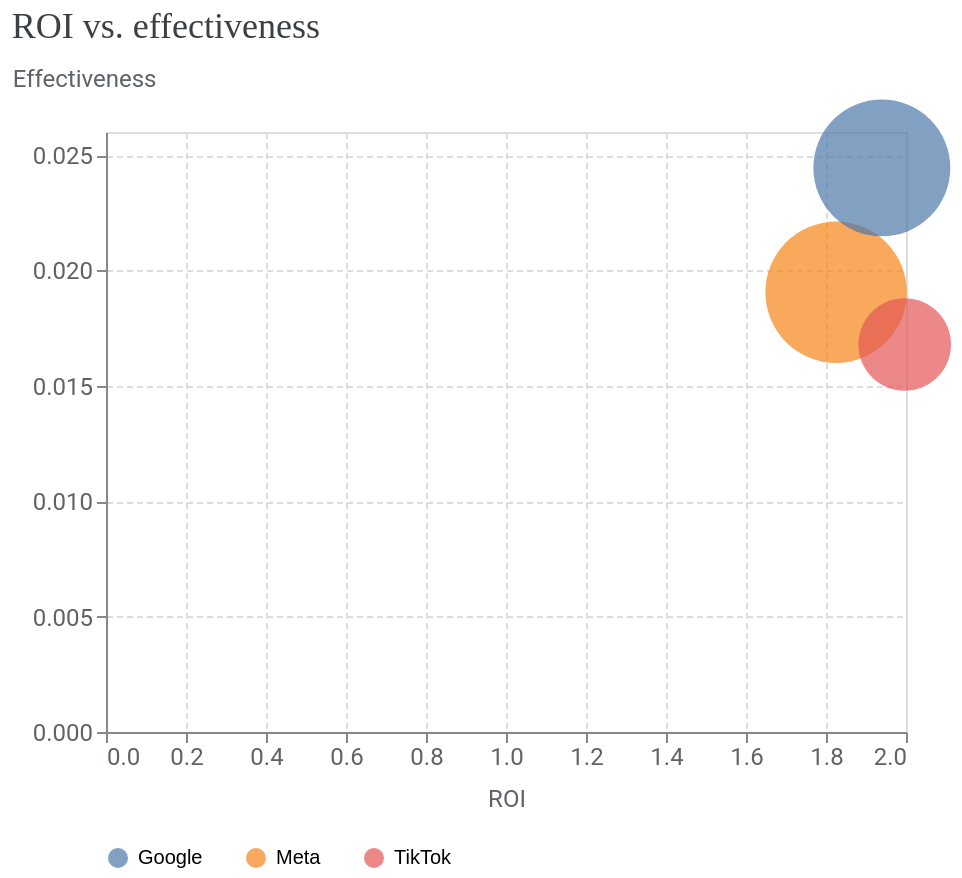

The notebook cell this image was saved under:
### Code cell
media_summary.plot_roi_vs_effectiveness()

### Figure 1 — Vega-Lite specification as saved in the notebook (floating-point values rounded to 4 significant figures)
{"config": {"view": {"continuousWidth": 300, "continuousHeight": 300}, "axis": {"gridDash": [3, 2], "labelColor": "#5F6368", "labelFont": "Roboto", "labelFontSize": 12, "titleColor": "#5F6368", "titleFont": "Roboto", "titleFontSize": 12, "titleFontWeight": "normal", "titlePadding": 10}}, "data": {"name": "data-ed32d1aaff13463b90cdd51a0c7ae49e"}, "mark": {"type": "circle", "size": 80, "tooltip": true}, "encoding": {"color": {"field": "channel", "legend": {"columnPadding": 20, "columns": 7, "orient": "bottom", "rowPadding": 10, "title": null}, "type": "nominal"}, "size": {"field": "spend", "legend": null, "scale": {"range": [100, 5000]}, "type": "quantitative"}, "x": {"field": "roi", "scale": {}, "title": "ROI", "type": "quantitative"}, "y": {"axis": {"titleAlign": "left", "titleAngle": 0, "titleY": -20}, "field": "effectiveness", "scale": {}, "title": "Effectiveness", "type": "quantitative"}}, "title": {"text": "ROI vs. effectiveness", "anchor": "start", "color": "#3C4043", "font": "Google Sans Display", "fontSize": 18, "fontWeight": "normal", "offset": 10}, "width": 400, "$schema": "https://vega.github.io/schema/vega-lite/v5.20.1.json", "datasets": {"data-ed32d1aaff13463b90cdd51a0c7ae49e": [{"channel": "Meta ", "roi": 1.825, "effectiveness": 0.01905, "spend": 629800.0}, {"channel": "Google ", "roi": 1.94, "effectiveness": 0.02444, "spend": 589300.0}, {"channel": "TikTok ", "roi": 1.997, "effectiveness": 0.01679, "spend": 262600.0}]}}
